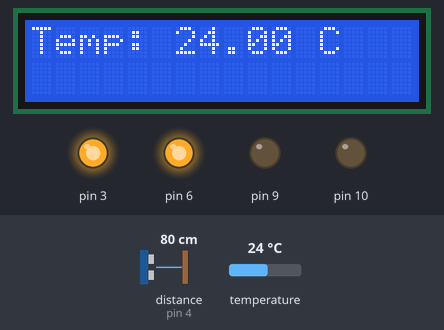
The sketch below on a simulated Arduino Uno, built with avr-gcc and run on an emulated ATmega328P. Shown: 16×2 character LCD, output pins drawn as LEDs (lit = HIGH). Wiring (inferred from the names in the program): ultrasonic range finder: trigger pin 5; echo pin 4. Inputs (shaded band) come from the test bench; at power-on: distance to the obstacle (sensor on pin 4) 80 cm, temperature 24 °C. The echo pulse lasts 58.3 µs per cm; pins used as bus, display or sensor lines are not drawn; what the sketch prints to the serial monitor is not drawn.

Above: at 1.4 s.
1.5 s: distance to the obstacle (sensor on pin 4) set to 23 cm
4.6 s: distance to the obstacle (sensor on pin 4) set to 19 cm
At 8.2 s:
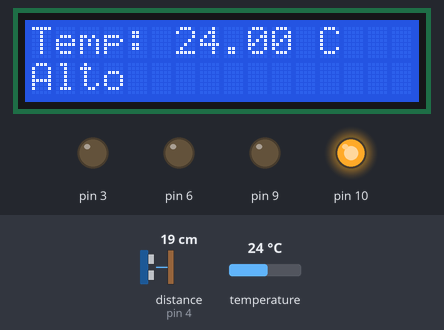
8.5 s: temperature set to 12 °C
At 11.3 s:
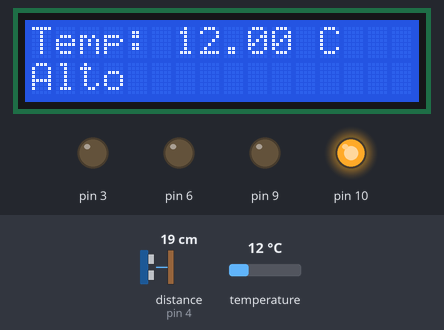
12.1 s: distance to the obstacle (sensor on pin 4) set to 250 cm
At 13.9 s:
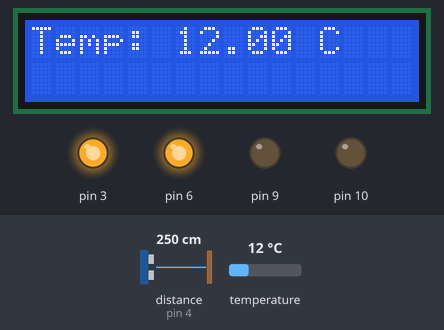
14.4 s: temperature set to 19 °C
At 16.6 s:
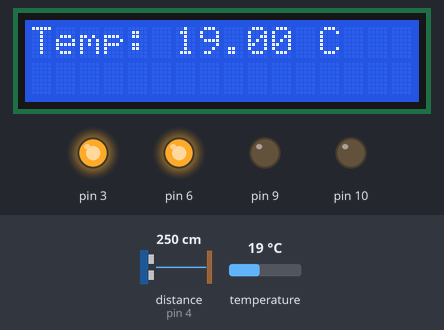
17.0 s: temperature set to 28 °C
At 19.2 s:
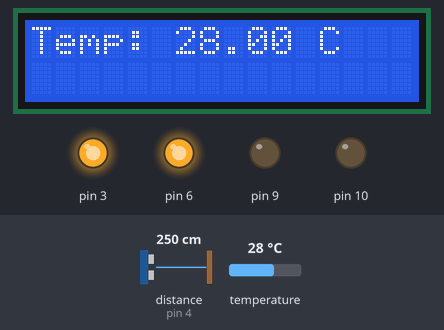
Timing chart, 0 to 20.6 s (numbered marks = the images above; inputs shaded):
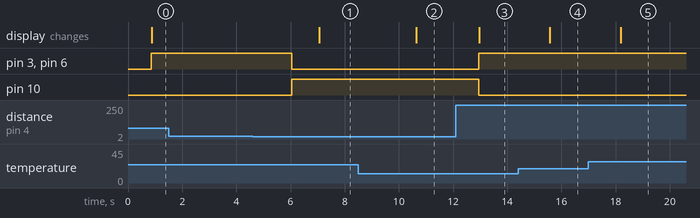

Measured:
- the behaviour switches between 21 and 20 cm on distance to the obstacle (sensor on pin 4) (found by bisection; images 0 and 1)
- after the input at 1.5 s, every drawn part: stays the same
- after the input at 4.6 s, pin 3, pin 6: HIGH → LOW after 1.4 s; pin 10: LOW → HIGH after 1.4 s; the display: changes after 2.5 s (image 1)
- after the input at 8.5 s, the display: changes after 2.1 s (image 2)
- after the input at 12.1 s, pin 3, pin 6: LOW → HIGH after 0.84 s; pin 10: HIGH → LOW after 0.84 s; the display: changes after 0.86 s (image 3)
- after the input at 14.4 s, the display: changes after 1.2 s (image 4)
- after the input at 17.0 s, the display: changes after 1.2 s (image 5)

The sketch:

motores_arduino.ino
```cpp
#include <Wire.h>
#include <LiquidCrystal_I2C.h>
#include <OneWire.h>
#include <DallasTemperature.h>

// Configuración de la pantalla LCD I2C
LiquidCrystal_I2C lcd(0x27, 16, 2); // La dirección 0x27 puede variar. Verifica la dirección de tu pantalla.

// Configuración del sensor de temperatura
const int PIN_SENSOR = 2;
OneWire oneWire(PIN_SENSOR);
DallasTemperature sensors(&oneWire);

const int echoPin = 4;
const int trigPin = 5;

void setup() {
    // Configuración de los motores
    pinMode(10, OUTPUT);
    pinMode(6, OUTPUT);
    pinMode(9, OUTPUT);
    pinMode(3, OUTPUT);

    // Configuración del sensor ultrasónico
    pinMode(trigPin, OUTPUT);
    pinMode(echoPin, INPUT);

    Serial.begin(9600);
    // Iniciar sensor de temperatura
    sensors.begin();

    // Iniciar pantalla LCD
    lcd.begin(16, 2); // Iniciar LCD con 16 columnas y 2 filas
    lcd.backlight(); // Encender la luz de fondo
}

void loop() {
    // Leer distancia con el sensor ultrasónico
    digitalWrite(trigPin, LOW);
    delayMicroseconds(2);
    digitalWrite(trigPin, HIGH);
    delayMicroseconds(10);
    digitalWrite(trigPin, LOW);

    long duracion = pulseIn(echoPin, HIGH);
    float distancia = duracion * 0.034 / 2;

    Serial.print("Distancia: ");
    Serial.print(distancia);
    Serial.println(" cm");

    // Leer temperatura
    sensors.requestTemperatures();
    float temperatura = sensors.getTempCByIndex(0);
    if (temperatura == -127.00) {
        Serial.println("Error: No se pudo leer la temperatura");
    } else {
        Serial.print("Temperatura: ");
        Serial.print(temperatura);
        Serial.println(" °C");

        // Mostrar temperatura en la pantalla LCD
        lcd.setCursor(0, 0);
        lcd.print("Temp: ");
        lcd.print(temperatura);
        lcd.print(" C");
    }

    // Condiciones de movimiento y mensaje "Alto"
    if (distancia < 20) {
        Serial.println("Girando a la derecha...");
        digitalWrite(3, LOW);
        digitalWrite(10, HIGH);
        digitalWrite(9, LOW);
        digitalWrite(6, LOW);
        delay(1000);

        // Mostrar "Alto" en la pantalla LCD
        lcd.setCursor(0, 1);
        lcd.print("Alto          ");
    } else {
        Serial.println("Avanzando...");
        digitalWrite(3, HIGH);
        digitalWrite(10, LOW);
        digitalWrite(9, LOW);
        digitalWrite(6, HIGH);

        // Limpiar la línea 2 de la pantalla LCD
        lcd.setCursor(0, 1);
        lcd.print("                ");
    }

    delay(500); // Retraso para actualizar la pantalla LCD
}
```
